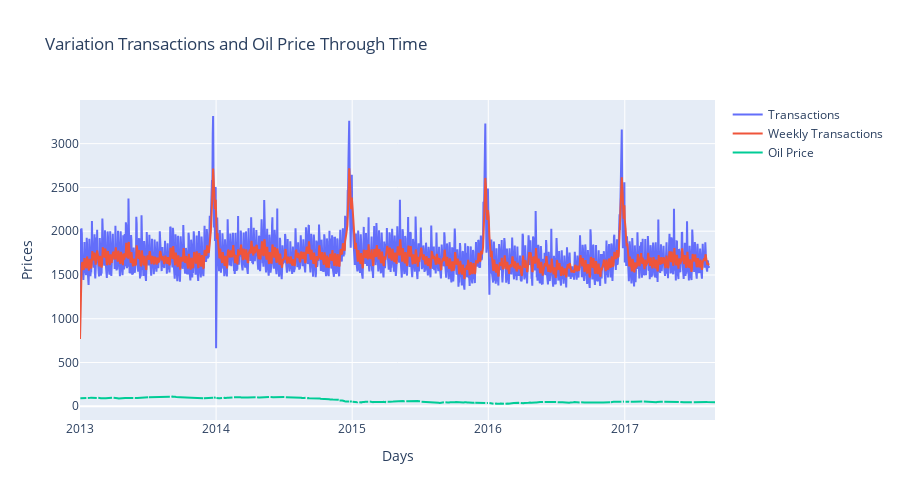

Notebook source saved alongside this figure:
### Markdown cell above
#### transaction과 oil price 비교

### Code cell
fig=make_subplots()

fig.add_trace(go.Scatter(x=transactions_per_day.date,y=transactions_per_day.transactions,name="Transactions"))
fig.add_trace(go.Scatter(x=transactions_per_day.date,y=transactions_per_day.weekly_avg_transactions,name="Weekly Transactions"))

fig.add_trace(go.Scatter(x=oil_df.date,y=oil_df.dcoilwtico,name="Oil Price"))

fig.update_layout(autosize=True,width=900,height=500,title_text="Variation Transactions and Oil Price Through Time")
fig.update_xaxes(title_text="Days")
fig.update_yaxes(title_text="Prices")
fig.show()

### Figure 1 — Plotly figure (JSON) as saved in the notebook; plotly's stock layout.template omitted (floating-point values rounded to 4 significant figures; data arrays with more than 128 entries replaced by an {"elided": "..."} marker saying what was removed)
{"data": [{"name": "Transactions", "type": "scatter", "x": {"elided": "1682 str values"}, "y": {"elided": "1682 float values"}}, {"name": "Weekly Transactions", "type": "scatter", "x": {"elided": "1682 str values"}, "y": {"elided": "1682 float values"}}, {"name": "Oil Price", "type": "scatter", "x": {"elided": "1218 str values"}, "y": {"elided": "1218 float values"}}], "layout": {"autosize": true, "height": 500, "title": {"text": "Variation Transactions and Oil Price Through Time"}, "width": 900, "xaxis": {"anchor": "y", "domain": [0, 1], "title": {"text": "Days"}}, "yaxis": {"anchor": "x", "domain": [0, 1], "title": {"text": "Prices"}}}}
